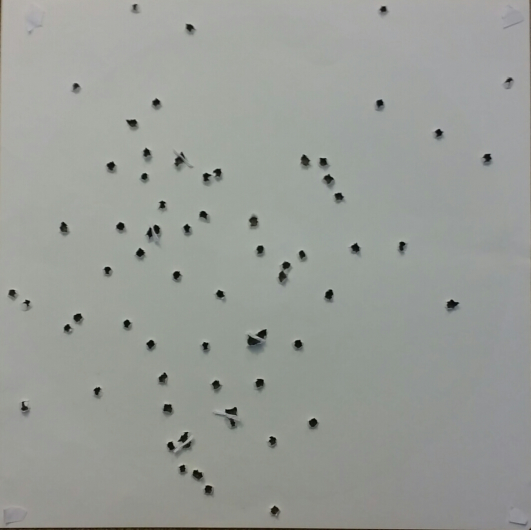
%> input picture 2017_4_8.jpg, 1061 x 1060 px (shown at 1/2 size)
$ octave analysis.m   (GNU Octave 9; MATLAB toolbox functions it lacks are replaced by stand-ins)
%> lines starting %> are read from the running program, lines starting %| are printed output that depends on the picture; in (x1, y1, x2, y2) boxes, pixels count from 0 and x2, y2 are one past the last pixel; in counts of white or black regions, pixels touching at a corner belong together; the program's own positions count from 1
close all

%% To use:
%Take a picture of the back of the archery target that you have used. it is
%best if you have the target facing you upright and then you flip it upside
%down towards you. If you flip it sideways then the final figure will be
%rotated (the analysis will be fine, but your target won't be rightside
%up).  Any resolution should be fine, however, the image used by matlab
%needs to be square (you can crop to a 1:1 resolution on any smartphone or
%on your computer). Make sure to try to only have the white paper in the
%cropped picture and not any background or it could edge-detect that
%boundary as shots taken.

%When the program is run, you should look and see if there are any marks
%near the outer edge of the picture where there were no shots.  If there
%are, you can adjust the tolerance to try to prevent the program from
%counting those; if the problem persists, just crop the image a bit
%smaller. The target size and ring widths are pretty standard but if you
%happen to use a smaller target or something you can adjust these as you
%see fit (Note that the positions of the numbers 10-5 might not line up if
%you change the ring values too much; this can be changed later in the
%program by adjusting the positions of the text pos10, pos9 etc.

%Note that this program does not know the difference between a large hole
%created by three arrows, and a small hole created by one arrow, because it
%just counts the black spots. To remedy this, you can do two things; a) you
%can place tiny strips of paper over the middle of big holes to split them
%into two smaller holes that will be counted correctly or b) you can draw
%little white lines in paint or something to separate bigger holes. There may
%be a way to teach it to do this automatically but I haven't figured it out
%yet!

%Note also that usually the image may not be perfectly square i.e. nxn even
%if it has 1:1 dimensions; code in the second section is set up to remove
%the first few rows and a column or two to fix this. If you get an error
%with 'Matrix dimensions must agree' when adding or something, look to the
%right at the variable image and make sure it is nxn. If it is not, you
%can alwasy add in a target(1,:)=[] (which takes out the first row of data)
%or a target(:,1)=[] (which takes out the first column of data) in order to
%make the array square.

%Note that I have assumed a 10/9/8/7/6/5/0 point system with arrows missing
%the target completely not being counted at all.

%The final output of the program is:
%Pointstats: #of shots,  total points, possible points, avg point per shot
%Spreadstats: (all in inches) avg x position, x std dev, avg y pos, y std
%Quadsats: %shots in I, % in II, % in III, % in IV
%Centering stats: percentage of shots that were 10, 9, 8 ,7, 6, 5, 0 points

%The data is also there to analyze average positions within each ring
%(found in the Ten, Nine, Eight, etc arrays), but it didn't seem useful to
%me.  If you have any questions, my reddit is u/novatachyon!


%% Initial input of the picture and parameters

file = '2017_4_8.jpg'; %file to be used

tolerance = .2; %sets grayscale tolerance for finding a hole in target:
%should be between 0 and 1, usually lower helps prevent false shots towards
%the edges of the picture being counted.

targetsize = 17; %target width in inches
ten = .70; %ten radius and so on, all in inches (all approximate)
nine = 1.6;
eight = 3.22;
seven = 4.8;
six = 6.35;
five = 8.05;
w = .02; %width of rings to draw on the final figure

image = imread(file);  %reads in image, converts to grayscale and then double
%> image is the input picture: size 1060x1061x3 uint8; mean R, G, B 153.1, 156.2, 151.4
target = rgb2gray(image);
target = double(target);
%> target: size 1060x1061 double
image =fliplr(rot90(rot90(image)));

%% Fixing some common issues with the images
for k = 1:8  %takes out the first few rows of data (for some reason, I always have bad edges at the top of my image)
    target(:,1)=[];
    target(length(target),:)=[];
end
%> target: size 1052x1053 double
target(1,:)=[];
%> target: size 1051x1053 double
target(:,1)=[];
%> target: size 1051x1052 double
target(:,1)=[];
%> target: size 1051x1051 double

target = rot90(target);
target = rot90(target); %rotates the picture if it was flipped upside down
target = fliplr(target); %flips the picture since the picture was taken of the back

target = target./max(max(target)); %normalizes the image and makes the holes white (i.e.=1)
target(target >= tolerance)=2;
target(target < tolerance)=1;
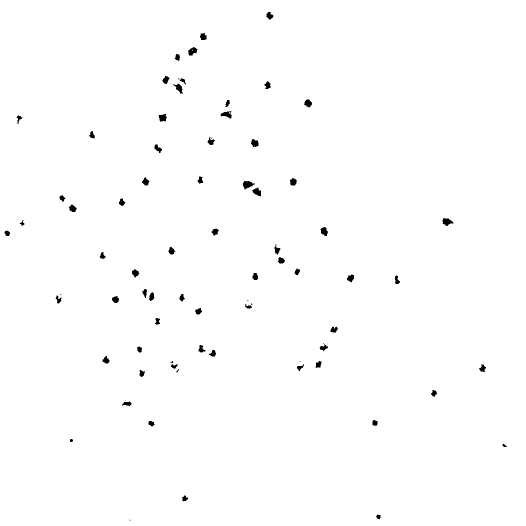
%> target: size 1051x1051 double (shown at 1/2 size); values 1 (black) and 2 (white), 99.3% white; 75 black regions (9 under 20 px), largest, box (x1, y1, x2, y2) and area: (486, 362, 510, 379) 240, (885, 436, 907, 452) 213, (376, 94, 395, 111) 200
target(target >= 2)=0;

%% Finding the holes and coordinates

holes = edge(target); %finds all areas of holes
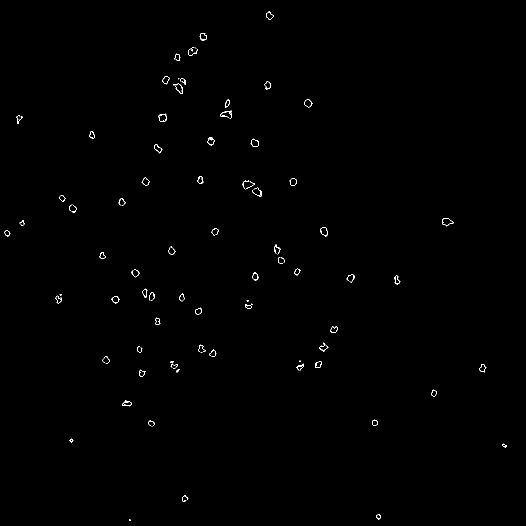
%> holes: size 1051x1051 logical (shown at 1/2 size); 0.32% white in thin lines or dots
c = regionprops(holes,'centroid'); %calculates centroid of each hole
%> c = 84 regions; first 5, Centroid: [15.3 467.5], [38 239.6], [45.1 446.8], [117.9 599.8], [125.4 397.5]
centroids = cat(1,c.Centroid); %concatentates the centroid values
%> centroids = 84 rows, first 12: [15.34 467.5; 38 239.6; 45.06 446.8; 117.9 599.8; 125.4 397.5; 122 590; 140.7 416.1; 143.3 881.6; 150.2 419.7; 184.5 270.7; 205.3 511.7; 212.9 721.1]

n = length(target); %number of total pixels
%> n = 1051
conv = targetsize/n; %conversion factor [inches/pixel]
%> conv = 0.0162
X = linspace(-targetsize/2,targetsize/2,n); %cartesian grid
%> X = 1051 values from -8.5 to 8.5
Y = X;
%> Y = 1051 values from -8.5 to 8.5
[xm , ym] = meshgrid(X,Y);
[t , rho] = cart2pol(xm,ym); %converts to a polar grid
m = targetsize/(n-1); %linear spacing of cartesian grid slope
%> m = 0.0162
b = -targetsize/2 - m; %makes sure the end/start points are correct
%> b = -8.52
coords = zeros(length(centroids),2); %initializes
for i = 1:length(centroids) %converts centroid pixel values into cartesian values
   coords(i,1) = m*centroids(i,1)+b;
   coords(i,2) = -(m*centroids(i,2)+b);
end
%> this loop made 84 passes
%> after the loop, coords = 84 rows, first 12: [-8.27 0.947; -7.9 4.64; -7.79 1.28; -6.61 -1.19; -6.49 2.08; -6.54 -1.04; -6.24 1.78; -6.2 -5.76; -6.08 1.72; -5.53 4.13; -5.19 0.231; -5.07 -3.16]

ring1 = zeros(n); ring1(rho<ten+w) =1;ring1(rho<ten-w)=0; %creates arrays for the target rings to be put on the figure
%> after `ring1(rho<ten+w) =1`: ring1: size 1051x1051 double; values 0 (black) and 1 (white), 0.56% white; 1 white region, box (x1, y1, x2, y2) and area: (481, 481, 570, 570) 6221
%> after `ring1(rho<ten-w)=0`: ring1: size 1051x1051 double; values 0 (black) and 1 (white), 0.06% white in thin lines or dots, all inside (x1, y1, x2, y2) = (481, 481, 570, 570)
ring2 = zeros(n); ring2(rho<nine+w) =1;ring2(rho<nine-w)=0;
%> after `ring2(rho<nine+w) =1`: ring2: size 1051x1051 double; values 0 (black) and 1 (white), 2.8% white; 1 white region, box (x1, y1, x2, y2) and area: (425, 425, 626, 626) 31457
%> after `ring2(rho<nine-w)=0`:
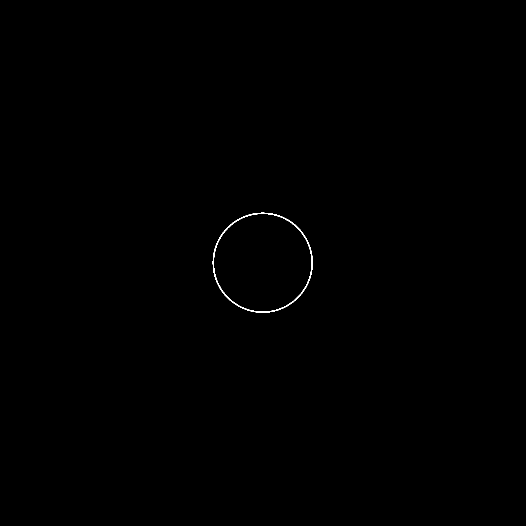
%> ring2: size 1051x1051 double (shown at 1/2 size); values 0 (black) and 1 (white), 0.14% white in thin lines or dots, all inside (x1, y1, x2, y2) = (425, 425, 626, 626)
ring3 = zeros(n); ring3(rho<eight+w) =1;ring3(rho<eight-w)=0;
%> after `ring3(rho<eight+w) =1`: ring3: size 1051x1051 double; values 0 (black) and 1 (white), 11.4% white; 1 white region, box (x1, y1, x2, y2) and area: (325, 325, 726, 726) 125805
%> after `ring3(rho<eight-w)=0`:
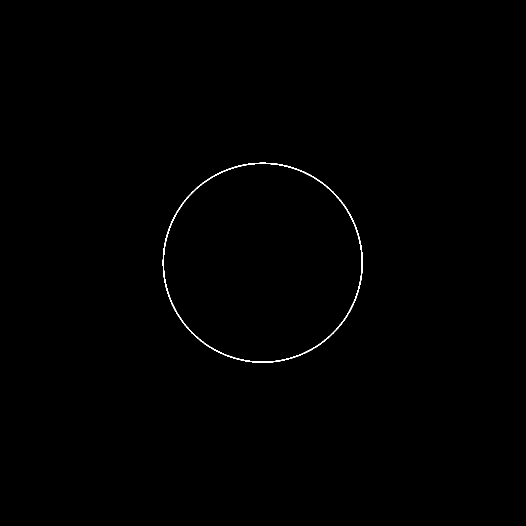
%> ring3: size 1051x1051 double (shown at 1/2 size); values 0 (black) and 1 (white), 0.28% white in thin lines or dots, all inside (x1, y1, x2, y2) = (325, 325, 726, 726)
ring4 = zeros(n); ring4(rho<seven+w) =1;ring4(rho<seven-w)=0;
%> after `ring4(rho<seven+w) =1`: ring4: size 1051x1051 double; values 0 (black) and 1 (white), 25.2% white; 1 white region, box (x1, y1, x2, y2) and area: (228, 228, 823, 823) 278445
%> after `ring4(rho<seven-w)=0`: ring4: size 1051x1051 double; values 0 (black) and 1 (white), 0.41% white in thin lines or dots, all inside (x1, y1, x2, y2) = (228, 228, 823, 823)
ring5 = zeros(n); ring5(rho<six+w) =1;ring5(rho<six-w)=0;
%> after `ring5(rho<six+w) =1`:
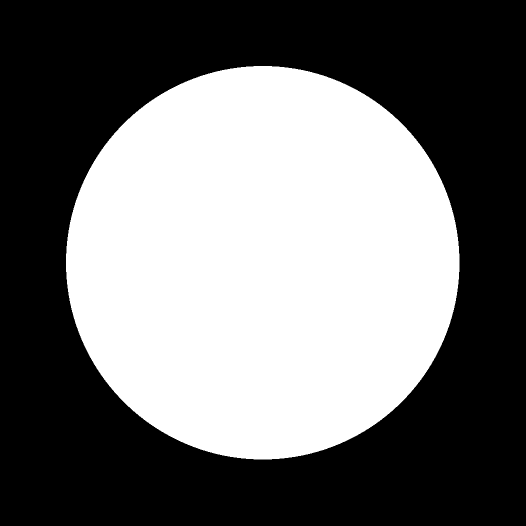
%> ring5: size 1051x1051 double (shown at 1/2 size); values 0 (black) and 1 (white), 44% white; 1 white region, box (x1, y1, x2, y2) and area: (132, 132, 919, 919) 486325
%> after `ring5(rho<six-w)=0`: ring5: size 1051x1051 double; values 0 (black) and 1 (white), 0.56% white in thin lines or dots, all inside (x1, y1, x2, y2) = (132, 132, 919, 919)
ring6 = zeros(n); ring6(rho<five+w) =1;ring6(rho<five-w)=0;
%> after `ring6(rho<five+w) =1`: ring6: size 1051x1051 double; values 0 (black) and 1 (white), 70.7% white; 1 black region, box (x1, y1, x2, y2) and area: (0, 0, 1051, 1051) 324088
%> after `ring6(rho<five-w)=0`:
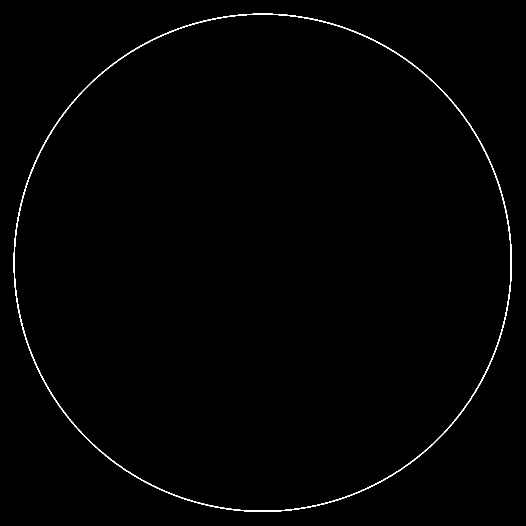
%> ring6: size 1051x1051 double (shown at 1/2 size); values 0 (black) and 1 (white), 0.71% white in thin lines or dots, all inside (x1, y1, x2, y2) = (27, 27, 1024, 1024)


%% shot analysis:

Ten=[];Nine=[];Eight=[];Seven=[];Six=[];Five=[];Zero=[]; %checks to see how many shots were in each point range
%each capitalized array will have the coordinates of a shot that was within
%its ring
for i=1:length(coords)
   x=coords(i,1);
   y=coords(i,2);
   r = sqrt(x^2+y^2);
   if r<=ten
       Ten = [Ten; [x y]];
   elseif r<=nine
       Nine= [Nine; [x y]];
   elseif r<=eight
       Eight= [Eight; [x y]];
   elseif r<=seven
       Seven= [Seven; [x y]];
   elseif r<=six
       Six= [Six; [x y]];
   elseif r<=five
       Five= [Five; [x y]];
   else
       Zero= [Zero; [x y]];
   end
end
%> this loop made 84 passes
%> (x, y, r, Zero) on passes 2, 8, 17: (-7.9, 4.64, 9.16, [-8.27 0.947; -7.9 4.64]), (-6.2, -5.76, 8.46, [-8.27 0.947; -7.9 4.64; -6.2 -5.76]), (-4.3, -8.34, 9.38, [-8.27 0.947; -7.9 4.64; -6.2 -5.76; -4.3 -8.34])
%> (x, y, r, Five) on passes 4 to 6: (-6.61, -1.19, 6.72, [-7.79 1.28; -6.61 -1.19]), (-6.49, 2.08, 6.81, [-7.79 1.28; -6.61 -1.19; -6.49 2.08]), (-6.54, -1.04, 6.62, [-7.79 1.28; -6.61 -1.19; -6.49 2.08; -6.54 -1.04])
%> after the loop, Eight = [-2.95 0.379; -2.62 -1.12; -2.08 -1.57; -1.54 1; -0.577 2.56; -0.367 2.51; -0.152 2.28; 0.993 2.6; 2 1; 2.31 -2.17; 2.86 -0.487]; Five = 19 rows, first 12: [-7.79 1.28; -6.61 -1.19; -6.49 2.08; -6.54 -1.04; -6.24 1.78; -5.53 4.13; -3.59 -5.29; -3.14 5.92; -2.76 6.65; -2.72 5.96; -2.57 5.88; -2.52 -7.63]; Nine = [-0.476 -1.42; -0.486 -1.23; -0.356 -1.35; 1.12 -0.298]; Seven = 20 rows, first 12: [-4.21 -0.348; -4.06 -0.323; -3.79 2.62; -3.81 -0.992; -3.59 -1.08; -3.4 -1.9; -2.94 -3.22; -2.86 -3.34; -2.75 -3.49; -2.02 2.68; -1.98 -2.78; -1.98 -2.9]; Six = 19 rows, first 12: [-6.08 1.72; -5.19 0.231; -5.07 -3.16; -4.77 -1.2; -4.56 1.97; -4.4 -4.57; -4.44 -4.46; -3.99 -2.82; -3.91 -3.58; -3.61 -5.19; -3.39 3.7; -3.24 4.7]; Ten = [-0.243 -0.445; 0.453 0.442; 0.47 0.275; 0.548 0.0491; 0.67 0.101]; Zero = [-8.27 0.947; -7.9 4.64; -6.2 -5.76; -4.3 -8.34; 3.76 -8.23; 7.82 -5.92]

cx = mean(centroids(:,1)); %calculates mean/std dev of the centroid values
%> cx = 419.7
cy = mean(centroids(:,2));
%> cy = 515.7
sigx = std(centroids(:,1));
%> sigx = 206.3
sigy = std(centroids(:,2));
%> sigy = 242.8

quad1=0; quad2=0; quad3=0; quad4=0; %calculates how many shots were in each quadrant (I II III IV)
for i =1:length(coords)
    x = coords(i,1); y =coords(i,2);
    if x>0 && y>0
        quad1 = quad1+1;
    elseif x<0 && y>0
        quad2 = quad2+1;
    elseif x<0 && y<0
        quad3=quad3+1;
    else
        quad4 = quad4+1;
    end
end
%> this loop made 84 passes
%> (x, y) on passes 1 to 12: (-8.27, 0.947), (-7.9, 4.64), (-7.79, 1.28), (-6.61, -1.19), (-6.49, 2.08), (-6.54, -1.04), (-6.24, 1.78), (-6.2, -5.76), (-6.08, 1.72), (-5.53, 4.13), (-5.19, 0.231), (-5.07, -3.16)
%> after the loop, quad1 = 10; quad3 = 30; quad4 = 13

nshots = length(centroids); %total numbe of shots
%> nshots = 84
totpoints = length(Ten)*10+length(Nine)*9+length(Eight)*8+length(Seven)*7+length(Six)*6+length(Five)*5; %total number of points
%> totpoints = 523
posspoints = 10*nshots ; %nshots*10
%> posspoints = 840
avgshot = totpoints/nshots; %avg shot point value
%> avgshot = 6.23
avgx = mean(coords(:,1)); %avg coord for all shots and std dev
%> avgx = -1.72
stdx = std(coords(:,1));
%> stdx = 3.34
avgy = mean(coords(:,2));
%> avgy = 0.166
stdy = std(coords(:,2));
%> stdy = 3.93
percq1 = quad1/nshots*100; %percentage of shots in each quadrant
%> percq1 = 11.9
percq2 = quad2/nshots*100;
%> percq2 = 36.9
percq3 = quad3/nshots*100;
%> percq3 = 35.71
percq4 = quad4/nshots*100;
%> percq4 = 15.48
perctens = length(Ten)/nshots*100; %percentage of shots in each point range
%> perctens = 5.95
percnines = length(Nine)/nshots*100;
%> percnines = 4.76
perceights = length(Eight)/nshots*100;
%> perceights = 13.1
percsevens = length(Seven)/nshots*100;
%> percsevens = 23.81
percsixes = length(Six)/nshots*100;
%> percsixes = 22.62
percfives = length(Five)/nshots*100;
%> percfives = 22.62
percmiss = length(Zero)/nshots*100;
%> percmiss = 7.14

pointstats = [nshots totpoints posspoints avgshot] %displays the stats as four rows
%> pointstats = [84 523 840 6.23]
spreadstats = [avgx stdx avgy stdy]
%> spreadstats = [-1.72 3.34 0.166 3.93]
quadstats = [percq1 percq2 percq3 percq4]
%> quadstats = [11.9 36.9 35.71 15.48]
centeringstats = [perctens percnines perceights percsevens percsixes percfives percmiss]
%> centeringstats = [5.95 4.76 13.1 23.81 22.62 22.62 7.14]


%% Final output plots:

figure(1) %original image of the target back
imshow(image)

figure(2)
fig=target+ring1+ring2+ring3+ring4+ring5+ring6; %combines target image with the rings
str = cell(6,1); %creates a string with the point values and adds the quadrants
for ii=5:10
    str{ii-4} = num2str(ii);
end
str{7}='I';
str{8}='II';
str{9}='III';
str{10}='IV';

f = .4; %correction factor for text
l = length(fig); %calculates relative positions needed for the text overlays (10-5 for rings and I-IV for quadrants);
%> l = 1051
%note that all of the ring numbers have the same y-position posy

posIa = floor(.94*l); posIb = floor(.04*l); posIIa = posIb; posIIb = posIb; posIIIa = posIb; posIIIb = posIa; posIVa = posIa; posIVb = posIa;
%> after `posIa = floor(.94*l)`: posIa = 987
%> after `posIb = floor(.04*l)`: posIb = 42
%> after `posIIa = posIb`: posIIa = 42
%> after `posIIb = posIb`: posIIb = 42
posy = floor(.475*l); pos10 = posy + floor(ten/targetsize*l*f); pos9 = pos10+.07*l; pos8 = pos9 +.09*l; pos7 = pos8+.09*l; pos6 = pos7+.095*l; pos5 = pos6+.1*l;

figfig = insertText(fig,[pos5 posy; pos6 posy; pos7 posy; pos8 posy; pos9 posy; pos10 posy; posIa posIb; posIIa posIIb; posIIIa posIIIb; posIVa posIVb],str,'FontSize',28,'TextColor','white','BoxOpacity',0);
imshow(figfig) % inserts the text strings onto the image and then shows the image

hold on
plot(centroids(:,1),centroids(:,2),'rx','linewidth',2.6)  %plots the centroid positions on the image
plot(cx,cy,'b*','markers',10,'linewidth',2) %plots the average shot on the image
rectangle('Position',[cx-sigx cy-sigy sigx*2 sigy*2],'Curvature',[1 1],'EdgeColor','b','linewidth',1.5) %plots a 1std dev ellipse
rectangle('Position',[cx-2*sigx cy-2*sigy sigx*4 sigy*4],'Curvature',[1 1],'EdgeColor','b','linewidth',1.5) %plots a 2std dev ellipse
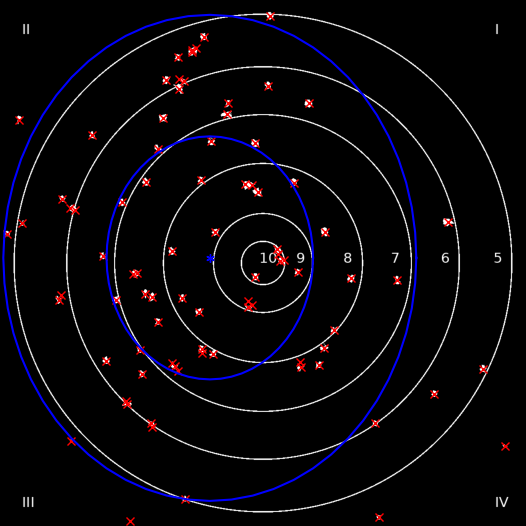
%> figure redrawn from the program's plot data; shown at 1/2 size
hold off
